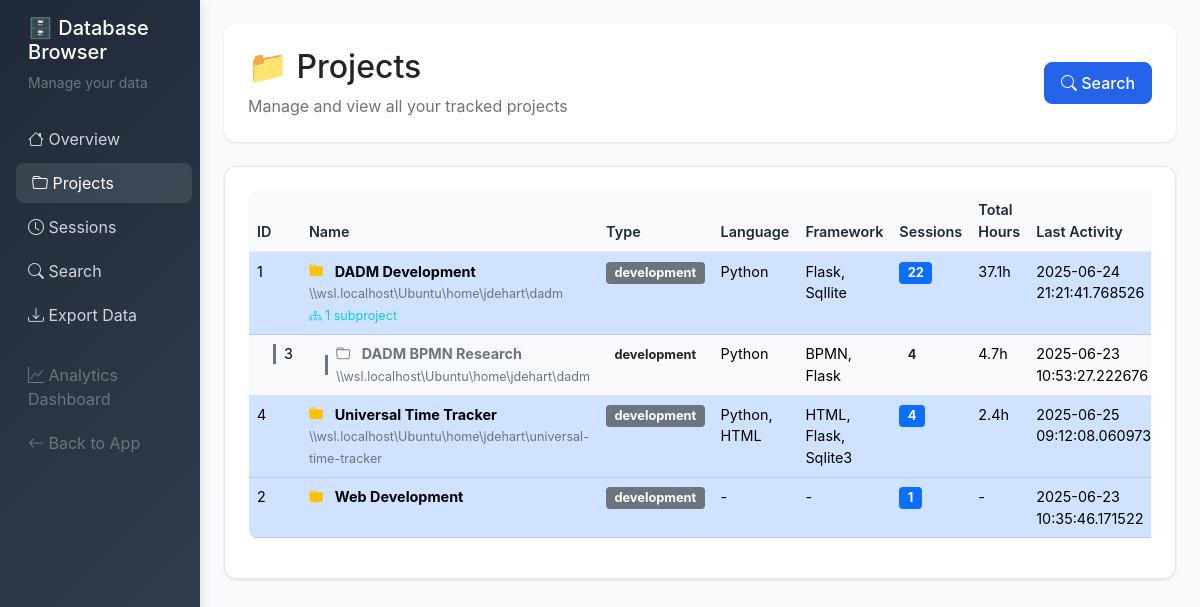
Page /db/projects on the earlier database version.
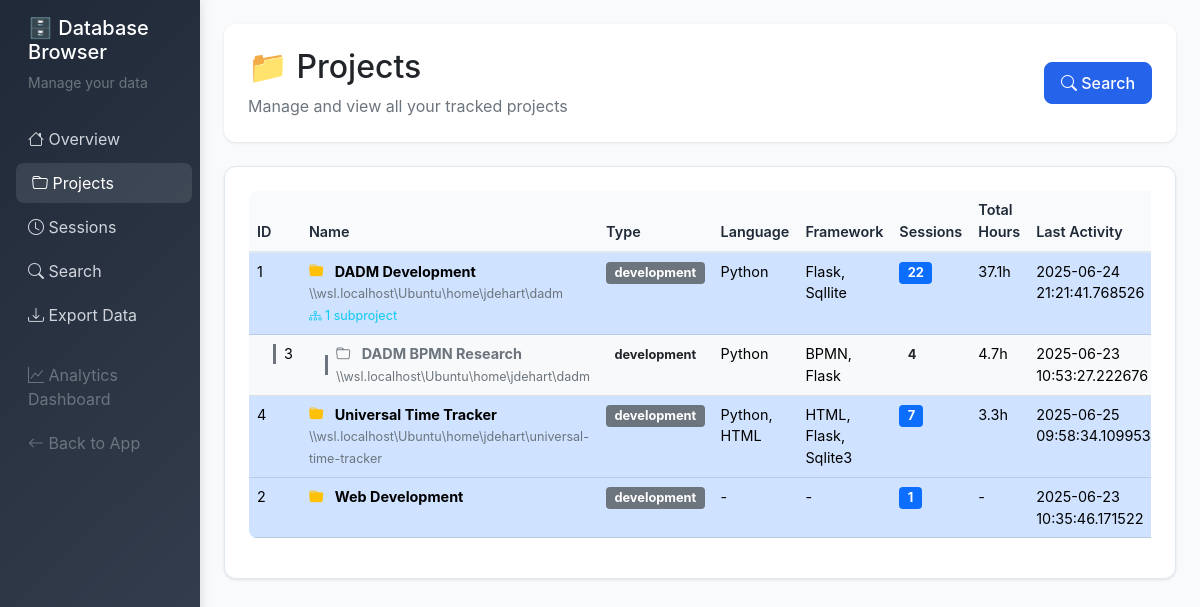
Same page on the later database version.
### server/src/models.py (models this page shows, shortened)
class Project:
    __tablename__ = 'projects'

### server/src/db_browser.py (the view)
@db_browser.route('/db/projects')
def projects():
    conn = get_db_connection()
    all_projects = conn.execute('''
        SELECT p.*, COUNT(s.id) as session_count,
               SUM(s.duration_minutes) as total_duration
        FROM projects p
        LEFT JOIN sessions s ON p.id = s.project_id
        GROUP BY p.id
        ORDER BY p.name
    ''').fetchall()
    projects_dict = {p['id']: dict(p) for p in all_projects}
    parent_projects = []
    subprojects = []
    for project in all_projects:
        project_dict = dict(project)
        if project['parent_id'] is None:
            project_dict['subprojects'] = []
            parent_projects.append(project_dict)
        else:
            subprojects.append(project_dict)
    for subproject in subprojects:
        parent_id = subproject['parent_id']
        if parent_id in projects_dict:
            for parent in parent_projects:
                if parent['id'] == parent_id:
                    parent['subprojects'].append(subproject)
                    break
    for parent in parent_projects:
        total_duration = parent['total_duration'] or 0
        total_sessions = parent['session_count'] or 0
        for subproject in parent['subprojects']:
            total_duration += subproject['total_duration'] or 0
            total_sessions += subproject['session_count'] or 0
        parent['total_duration'] = total_duration
        parent['session_count'] = total_sessions
    parent_projects.sort(key=lambda x: x['name'].lower())
    for parent in parent_projects:
        parent['subprojects'].sort(key=lambda x: x['name'].lower())
    conn.close()
    return render_template('db_browser/projects.html', projects=parent_projects)

### server/src/db_browser.py (called while the page is built)
def get_db_connection():
    database_path = os.environ.get('DATABASE_PATH', '/app/data/timetracker.db')
    conn = sqlite3.connect(database_path)
    conn.row_factory = sqlite3.Row
    return conn

### server/src/templates/db_browser/projects.html (shortened to what this page needs)
{% extends "db_browser/base.html" %}
{% block content %}
<div class="page-header">
    <div class="row align-items-center">
        <div class="col">
            <h1 class="h2 mb-2">📁 Projects</h1>
            <p class="text-muted mb-0">Manage and view all your tracked projects</p>
        </div>
        <div class="col-auto">
            <a href="{{ url_for('db_browser.search') }}" class="btn btn-primary">
                <i class="bi bi-search"></i> Search
            </a>
        </div>
    </div>
</div>
<div class="content-card">
    {% if projects %}
    <div class="table-responsive">
        <table class="table table-hover">
            <thead>
                <tr>
                    <th>ID</th>
                    <th>Name</th>
                    <th>Type</th>
                    <th>Language</th>
                    <th>Framework</th>
                    <th>Sessions</th>
                    <th>Total Hours</th>
                    <th>Last Activity</th>
                </tr>
            </thead>
            <tbody>
                {% for project in projects %}
                <tr class="table-primary">
                    <td>{{ project.id }}</td>
                    <td>
                        <strong>
                            <i class="bi bi-folder-fill text-warning me-2"></i>
                            {{ project.name }}
                        </strong>
                        {% if project.path %}
                            <br><small class="text-muted">{{ project.path }}</small>
                        {% endif %}
                        {% if project.subprojects %}
                            <br><small class="text-info">
                                <i class="bi bi-diagram-3"></i> {{ project.subprojects|length }} subproject{{ 's' if project.subprojects|length != 1 else '' }}
                            </small>
                        {% endif %}
                    </td>
                    <td>
                        <span class="badge bg-secondary">{{ project.type }}</span>
                    </td>
                    <td>{{ project.language or '-' }}</td>
                    <td>{{ project.framework or '-' }}</td>
                    <td>
                        <span class="badge bg-primary">{{ project.session_count }}</span>
                    </td>
                    <td>
                        {% if project.total_duration %}
                            {{ "%.1f"|format(project.total_duration / 60) }}h
                        {% else %}
                            -
                        {% endif %}
                    </td>
                    <td>
                        {% if project.last_activity %}
                            {% set date_parts = project.last_activity.split('T') %}
                            {{ date_parts[0] }}
                        {% else %}
                            -
                        {% endif %}
                    </td>
                </tr>
                {% for subproject in project.subprojects %}
                <tr class="table-light">
                    <td>
                        <div class="d-flex align-items-center">
                            <div class="border-start border-3 border-secondary ms-3 me-2" style="height: 20px;"></div>
                            {{ subproject.id }}
                        </div>
                    </td>
                    <td>
                        <div class="d-flex align-items-center">
                            <div class="border-start border-3 border-secondary ms-3 me-2" style="height: 20px;"></div>
                            <div>
                                <strong class="text-secondary">
                                    <i class="bi bi-folder text-muted me-2"></i>
                                    {{ subproject.name }}
                                </strong>
                                {% if subproject.path %}
                                    <br><small class="text-muted">{{ subproject.path }}</small>
                                {% endif %}
                            </div>
                        </div>
                    </td>
                    <td>
                        <span class="badge bg-light text-dark">{{ subproject.type }}</span>
                    </td>
                    <td>{{ subproject.language or '-' }}</td>
                    <td>{{ subproject.framework or '-' }}</td>
                    <td>
                        <span class="badge bg-light text-dark">{{ subproject.session_count }}</span>
                    </td>
                    <td>
                        {% if subproject.total_duration %}
                            {{ "%.1f"|format(subproject.total_duration / 60) }}h
                        {% else %}
                            -
                        {% endif %}
                    </td>
                    <td>
                        {% if subproject.last_activity %}
                            {% set date_parts = subproject.last_activity.split('T') %}
                            {{ date_parts[0] }}
                        {% else %}
                            -
                        {% endif %}
                    </td>
                </tr>
                {% endfor %}
                {% endfor %}
            </tbody>
        </table>
    </div>
    {% else %}
    <div class="text-center py-5">
        <i class="bi bi-folder-x fs-1 text-muted"></i>
        <h4 class="text-muted mt-3">No projects found</h4>
        <p class="text-muted">Start tracking time to see your projects here.</p>
    </div>
    {% endif %}
</div>
{% endblock %}

### server/src/templates/db_browser/base.html (shortened to what this page needs)
<!DOCTYPE html>
<html lang="en">
<head>
    <link href="https://cdn.jsdelivr.net/npm/bootstrap@5.1.3/dist/css/bootstrap.min.css" rel="stylesheet">
    <link href="https://cdn.jsdelivr.net/npm/bootstrap-icons@1.7.2/font/bootstrap-icons.css" rel="stylesheet">
</head>
<body>
    <div class="container-fluid">
        <div class="row">
            <nav class="col-md-3 col-lg-2 d-md-block sidebar collapse">
                <div class="position-sticky pt-3">
                    <div class="px-3 mb-4">
                        <h5 class="text-white">🗄️ Database Browser</h5>
                        <p class="text-muted small">Manage your data</p>
                    </div>
                    <ul class="nav flex-column">
                        <li class="nav-item">
                            <a class="nav-link {% if request.endpoint == 'db_browser.index' %}active{% endif %}" href="{{ url_for('db_browser.index') }}">
                                <i class="bi bi-house"></i> Overview
                            </a>
                        </li>
                        <li class="nav-item">
                            <a class="nav-link {% if request.endpoint == 'db_browser.projects' %}active{% endif %}" href="{{ url_for('db_browser.projects') }}">
                                <i class="bi bi-folder"></i> Projects
                            </a>
                        </li>
                        <li class="nav-item">
                            <a class="nav-link {% if request.endpoint == 'db_browser.sessions' %}active{% endif %}" href="{{ url_for('db_browser.sessions') }}">
                                <i class="bi bi-clock"></i> Sessions
                            </a>
                        </li>
                        <li class="nav-item">
                            <a class="nav-link {% if request.endpoint == 'db_browser.search' %}active{% endif %}" href="{{ url_for('db_browser.search') }}">
                                <i class="bi bi-search"></i> Search
                            </a>
                        </li>
                        <li class="nav-item">
                            <a class="nav-link {% if request.endpoint == 'db_browser.export_data' %}active{% endif %}" href="{{ url_for('db_browser.export_data') }}">
                                <i class="bi bi-download"></i> Export Data
                            </a>
                        </li>
                        <li class="nav-item mt-3">
                            <a class="nav-link text-muted" href="/dashboard">
                                <i class="bi bi-graph-up"></i> Analytics Dashboard
                            </a>
                        </li>
                        <li class="nav-item">
                            <a class="nav-link text-muted" href="/">
                                <i class="bi bi-arrow-left"></i> Back to App
                            </a>
                        </li>
                    </ul>
                </div>
            </nav>
            <main class="col-md-9 ms-sm-auto col-lg-10 px-md-4 main-content">
                {% block content %}{% endblock %}
            </main>
        </div>
    </div>
</body>
</html>

### server/src/templates/db_browser/base.html (style rules this page uses)
:root { --primary-color: #2563eb; --success-color: #16a34a; --warning-color: #ca8a04; --danger-color: #dc2626; --info-color: #0891b2; --dark-color: #1f2937; --light-color: #f8fafc; --border-color: #e2e8f0; }
body { background-color: var(--light-color); font-family: 'Inter', -apple-system, BlinkMacSystemFont, sans-serif; }
.sidebar { min-height: 100vh; background: linear-gradient(135deg, var(--dark-color) 0%, #374151 100%); box-shadow: 2px 0 10px rgba(0,0,0,0.1); }
.sidebar .nav-link { color: #d1d5db; border-radius: 8px; margin: 2px 0; transition: all 0.3s ease; }
.sidebar .nav-link:hover, .sidebar .nav-link.active { background-color: rgba(255,255,255,0.1); color: white; transform: translateX(4px); }
.main-content { padding: 24px; }
.page-header { background: white; border-radius: 12px; padding: 24px; margin-bottom: 24px; box-shadow: 0 1px 3px rgba(0,0,0,0.1); }
.content-card { background: white; border-radius: 12px; padding: 24px; box-shadow: 0 1px 3px rgba(0,0,0,0.1); border: 1px solid var(--border-color); margin-bottom: 24px; }
.table-responsive { font-size: 0.9rem; }
.badge { font-size: 0.8rem; }
.btn-primary { background: var(--primary-color); border-color: var(--primary-color); border-radius: 8px; padding: 8px 16px; font-weight: 500; }
.table { border-radius: 8px; overflow: hidden; }
.table thead th { background-color: var(--light-color); border-bottom: 2px solid var(--border-color); font-weight: 600; color: var(--dark-color); }

Differences in the rows shown:
changed Project "Universal Time Tracker": session_count "4" → "7"; total_duration "2.4" → "3.3"; last_activity "2025-06-25 09:12:08.060973" → "2025-06-25 09:58:34.109953"
